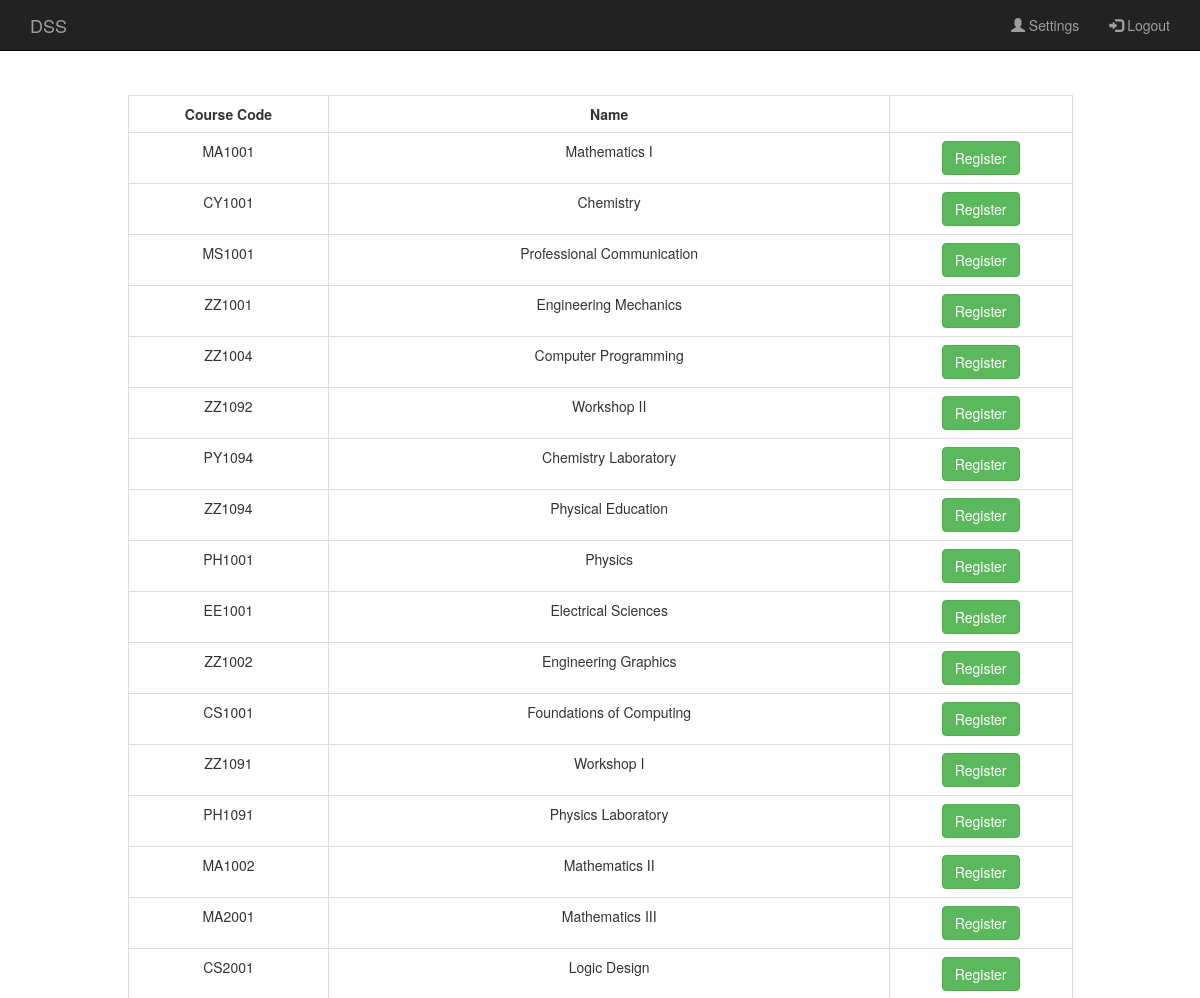
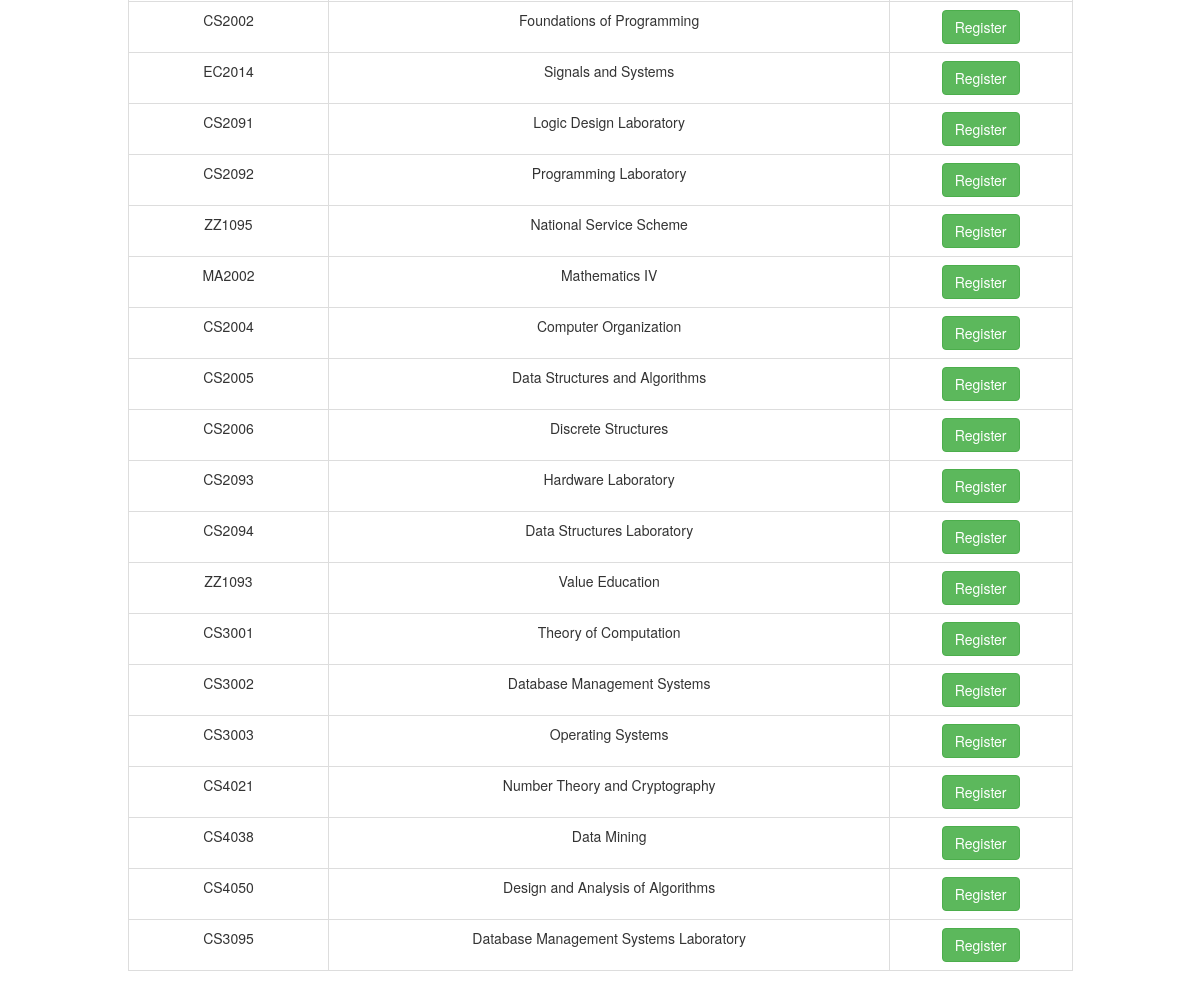
The page /course_list.php (signed in) on the database its author committed (2 pictures, top to bottom).
### tables this page shows
CREATE TABLE `course` (
  `id` varchar(45) NOT NULL,
  `name` varchar(255) NOT NULL
);

### course_list.php (the view, shortened to what this page needs)
<?php
  require 'common.php';
?>
    <body>
        <?php
          require 'header.php';
        ?>
        <div class="container" style="padding-top: 85px; padding-bottom: 85px;">
        <div class="row">
        <div class="col-xs-10 col-xs-offset-1">
        <?php
          require 'connect.php';
          $select_query1="SELECT id, name FROM course;";
          $select_result1=mysqli_query($con, $select_query1) or die(mysqli_error($con));
        ?>
        <table class="table table-bordered">
            <tbody>
            <tr>
                <th><center>Course Code</center></th>
                <th><center>Name</center></th>
                <th></th>
            </tr>
        <?php
          while($row1=mysqli_fetch_array($select_result1))
           {
        ?>
            <tr class="table table-striped">
                <td><center><?php echo $row1['id']?></center></td>
                <td><center><?php echo $row1['name']?></center></td>
                <?php
                  $select_query2="SELECT sid, cid, enroll.sem FROM enroll, semester WHERE enroll.sid='".$_GET['sid']."' AND enroll.cid='".$row1['id']."' AND semester.status='curr' AND enroll.sem=semester.sem;";
                  $select_result2=mysqli_query($con, $select_query2) or die(mysqli_error($con));
                  if(mysqli_num_rows($select_result2)==0)
                   {
                ?>
                <td><center><a href="register_script.php?sid=<?php echo $_GET['sid']?>&&cid=<?php echo $row1['id']?>"><button class="btn btn-success">Register</button></a></center></td>
                <?php
                   }
                  else
                   {
                ?>
                <td><center><a href="cancel.php?sid=<?php echo $_GET['sid']?>&&cid=<?php echo $row1['id']?>"><button class="btn btn-danger">Cancel Registration</button></a></center></td>
                <?php
                   }
                ?>
            </tr>
        <?php
           }
        ?>
            </tbody>
        </table>
        </div>
        </div>
        </div>
   </body>
</html>

### rows shown on the page
course: id "MA1001", name "Mathematics I"
course: id "CY1001", name "Chemistry"
course: id "MS1001", name "Professional Communication"
course: id "ZZ1001", name "Engineering Mechanics"
course: id "ZZ1004", name "Computer Programming"
course: id "ZZ1092", name "Workshop II"
course: id "PY1094", name "Chemistry Laboratory"
course: id "ZZ1094", name "Physical Education"
course: id "PH1001", name "Physics"
course: id "EE1001", name "Electrical Sciences"
course: id "ZZ1002", name "Engineering Graphics"
course: id "CS1001", name "Foundations of Computing"
course: id "ZZ1091", name "Workshop I"
course: id "PH1091", name "Physics Laboratory"
course: id "MA1002", name "Mathematics II"
course: id "MA2001", name "Mathematics III"
course: id "CS2001", name "Logic Design"
course: id "CS2002", name "Foundations of Programming"
course: id "EC2014", name "Signals and Systems"
course: id "CS2091", name "Logic Design Laboratory"
course: id "CS2092", name "Programming Laboratory"
course: id "ZZ1095", name "National Service Scheme"
course: id "MA2002", name "Mathematics IV"
course: id "CS2004", name "Computer Organization"
course: id "CS2005", name "Data Structures and Algorithms"
course: id "CS2006", name "Discrete Structures"
course: id "CS2093", name "Hardware Laboratory"
course: id "CS2094", name "Data Structures Laboratory"
course: id "ZZ1093", name "Value Education"
course: id "CS3001", name "Theory of Computation"
course: id "CS3002", name "Database Management Systems"
course: id "CS3003", name "Operating Systems"
course: id "CS4021", name "Number Theory and Cryptography"
course: id "CS4038", name "Data Mining"
course: id "CS4050", name "Design and Analysis of Algorithms"
course: id "CS3095", name "Database Management Systems Laboratory"
